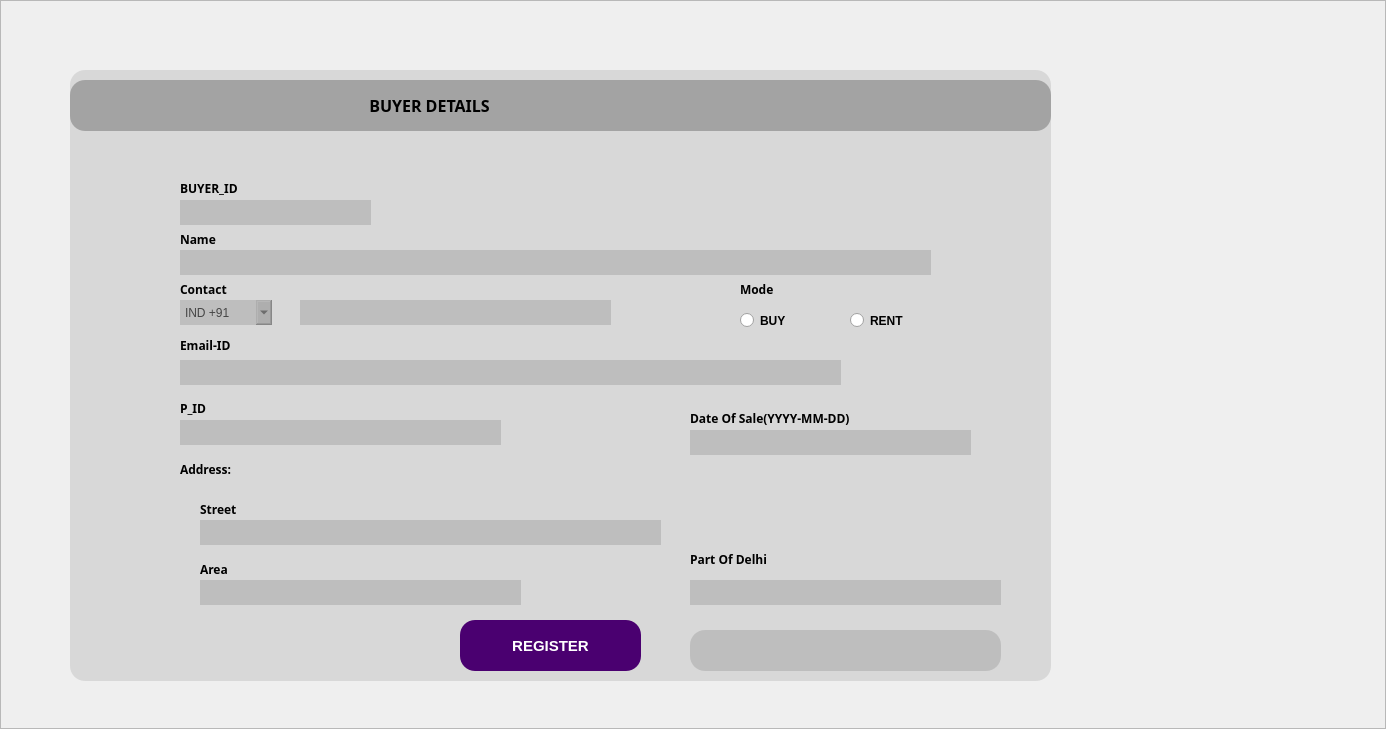
<?xml version="1.0" encoding="UTF-8"?>
<ui version="4.0">
 <class>Frame</class>
 <widget class="QFrame" name="Frame">
  <property name="geometry">
   <rect>
    <x>0</x>
    <y>0</y>
    <width>1386</width>
    <height>729</height>
   </rect>
  </property>
  <property name="windowTitle">
   <string>Frame</string>
  </property>
  <property name="frameShape">
   <enum>QFrame::StyledPanel</enum>
  </property>
  <property name="frameShadow">
   <enum>QFrame::Raised</enum>
  </property>
  <widget class="QLabel" name="label">
   <property name="geometry">
    <rect>
     <x>0</x>
     <y>-10</y>
     <width>1391</width>
     <height>741</height>
    </rect>
   </property>
   <property name="styleSheet">
    <string notr="true">background:url(:/buyer/Users/hp/Downloads/20 Spendid Purple Backgrounds for Free Download Free.jpg)</string>
   </property>
   <property name="text">
    <string/>
   </property>
   <property name="pixmap">
    <pixmap resource="form2.qrc">:/images/background.jpeg</pixmap>
   </property>
   <property name="scaledContents">
    <bool>true</bool>
   </property>
  </widget>
  <widget class="QLabel" name="label_2">
   <property name="geometry">
    <rect>
     <x>70</x>
     <y>70</y>
     <width>981</width>
     <height>611</height>
    </rect>
   </property>
   <property name="font">
    <font>
     <family>MS Shell Dlg 2</family>
     <pointsize>10</pointsize>
     <weight>9</weight>
     <italic>false</italic>
     <bold>false</bold>
    </font>
   </property>
   <property name="styleSheet">
    <string notr="true">*{
background:rgb(150,150,150,100);
border:none;
color:#464646;
font: 75 10pt &quot;MS Shell Dlg 2&quot;;
border-radius:15%;
}
QLineEdit
{
background:rgb(150,150,150,100);
border:none;
color:#464646;
font weight: bold;
border-radius:15%;
}QLabel
{
background:rgb(180, 180, 180,100);
border:none;
color:#717072;

border-radius:15%;
}
</string>
   </property>
   <property name="text">
    <string/>
   </property>
  </widget>
  <widget class="QLabel" name="label_3">
   <property name="geometry">
    <rect>
     <x>70</x>
     <y>80</y>
     <width>981</width>
     <height>51</height>
    </rect>
   </property>
   <property name="font">
    <font>
     <family>Myanmar Text</family>
     <pointsize>12</pointsize>
     <weight>75</weight>
     <bold>true</bold>
    </font>
   </property>
   <property name="styleSheet">
    <string notr="true">QLabel
{
background:rgb(225, 225, 225,100);
border:none;
color:black;

border-radius:15%;
}
#label_3
{
background: rgba(150,150,150,0.8)
}</string>
   </property>
   <property name="text">
    <string>                                                                        BUYER DETAILS</string>
   </property>
  </widget>
  <widget class="QLabel" name="label_4">
   <property name="geometry">
    <rect>
     <x>180</x>
     <y>230</y>
     <width>68</width>
     <height>19</height>
    </rect>
   </property>
   <property name="font">
    <font>
     <family>Myanmar Text</family>
     <pointsize>9</pointsize>
     <weight>75</weight>
     <bold>true</bold>
    </font>
   </property>
   <property name="text">
    <string>Name</string>
   </property>
  </widget>
  <widget class="QLineEdit" name="lineEdit">
   <property name="geometry">
    <rect>
     <x>180</x>
     <y>250</y>
     <width>751</width>
     <height>25</height>
    </rect>
   </property>
   <property name="styleSheet">
    <string notr="true">


background:rgb(150,150,150,100);
border:none;
color:#464646;
font: 75 10pt &quot;MS Shell Dlg 2&quot;;
border-radius:15%;
</string>
   </property>
  </widget>
  <widget class="QLabel" name="label_5">
   <property name="geometry">
    <rect>
     <x>180</x>
     <y>280</y>
     <width>68</width>
     <height>19</height>
    </rect>
   </property>
   <property name="font">
    <font>
     <family>Myanmar Text</family>
     <pointsize>9</pointsize>
     <weight>75</weight>
     <bold>true</bold>
    </font>
   </property>
   <property name="text">
    <string>Contact</string>
   </property>
  </widget>
  <widget class="QComboBox" name="comboBox">
   <property name="geometry">
    <rect>
     <x>180</x>
     <y>300</y>
     <width>92</width>
     <height>25</height>
    </rect>
   </property>
   <property name="styleSheet">
    <string notr="true">background:rgb(150,150,150,100);
border:none;
color:#464646;
font: 75 10pt &quot;MS Shell Dlg 2&quot;;
border-radius:15%;</string>
   </property>
   <item>
    <property name="text">
     <string>IND +91</string>
    </property>
   </item>
  </widget>
  <widget class="QLineEdit" name="lineEdit_2">
   <property name="geometry">
    <rect>
     <x>300</x>
     <y>300</y>
     <width>311</width>
     <height>25</height>
    </rect>
   </property>
   <property name="styleSheet">
    <string notr="true">background:rgb(150,150,150,100);
border:none;
color:#464646;
font: 75 10pt &quot;MS Shell Dlg 2&quot;;
border-radius:15%;</string>
   </property>
  </widget>
  <widget class="QLabel" name="label_6">
   <property name="geometry">
    <rect>
     <x>180</x>
     <y>330</y>
     <width>81</width>
     <height>31</height>
    </rect>
   </property>
   <property name="font">
    <font>
     <family>Myanmar Text</family>
     <pointsize>9</pointsize>
     <weight>75</weight>
     <bold>true</bold>
    </font>
   </property>
   <property name="text">
    <string>Email-ID</string>
   </property>
  </widget>
  <widget class="QLineEdit" name="lineEdit_3">
   <property name="geometry">
    <rect>
     <x>180</x>
     <y>360</y>
     <width>661</width>
     <height>25</height>
    </rect>
   </property>
   <property name="styleSheet">
    <string notr="true">background:rgb(150,150,150,100);
border:none;
color:#464646;
font: 75 10pt &quot;MS Shell Dlg 2&quot;;
border-radius:15%;</string>
   </property>
  </widget>
  <widget class="QLabel" name="label_7">
   <property name="geometry">
    <rect>
     <x>180</x>
     <y>460</y>
     <width>141</width>
     <height>19</height>
    </rect>
   </property>
   <property name="font">
    <font>
     <family>Myanmar Text</family>
     <pointsize>9</pointsize>
     <weight>75</weight>
     <bold>true</bold>
    </font>
   </property>
   <property name="text">
    <string>Address:</string>
   </property>
  </widget>
  <widget class="QLabel" name="label_8">
   <property name="geometry">
    <rect>
     <x>200</x>
     <y>500</y>
     <width>68</width>
     <height>19</height>
    </rect>
   </property>
   <property name="font">
    <font>
     <family>Myanmar Text</family>
     <pointsize>9</pointsize>
     <weight>75</weight>
     <bold>true</bold>
    </font>
   </property>
   <property name="text">
    <string>Street</string>
   </property>
  </widget>
  <widget class="QLineEdit" name="lineEdit_4">
   <property name="geometry">
    <rect>
     <x>200</x>
     <y>520</y>
     <width>461</width>
     <height>25</height>
    </rect>
   </property>
   <property name="styleSheet">
    <string notr="true">background:rgb(150,150,150,100);
border:none;
color:#464646;
font: 75 10pt &quot;MS Shell Dlg 2&quot;;
border-radius:15%;</string>
   </property>
  </widget>
  <widget class="QLabel" name="label_9">
   <property name="geometry">
    <rect>
     <x>200</x>
     <y>560</y>
     <width>68</width>
     <height>19</height>
    </rect>
   </property>
   <property name="font">
    <font>
     <family>Myanmar Text</family>
     <pointsize>9</pointsize>
     <weight>75</weight>
     <bold>true</bold>
    </font>
   </property>
   <property name="text">
    <string>Area</string>
   </property>
  </widget>
  <widget class="QLineEdit" name="lineEdit_5">
   <property name="geometry">
    <rect>
     <x>200</x>
     <y>580</y>
     <width>321</width>
     <height>25</height>
    </rect>
   </property>
   <property name="styleSheet">
    <string notr="true">background:rgb(150,150,150,100);
border:none;
color:#464646;
font: 75 10pt &quot;MS Shell Dlg 2&quot;;
border-radius:15%;</string>
   </property>
  </widget>
  <widget class="QLabel" name="label_10">
   <property name="geometry">
    <rect>
     <x>690</x>
     <y>550</y>
     <width>121</width>
     <height>19</height>
    </rect>
   </property>
   <property name="font">
    <font>
     <family>Myanmar Text</family>
     <pointsize>9</pointsize>
     <weight>75</weight>
     <bold>true</bold>
    </font>
   </property>
   <property name="text">
    <string>Part Of Delhi</string>
   </property>
  </widget>
  <widget class="QLineEdit" name="lineEdit_6">
   <property name="geometry">
    <rect>
     <x>690</x>
     <y>580</y>
     <width>311</width>
     <height>25</height>
    </rect>
   </property>
   <property name="styleSheet">
    <string notr="true">background:rgb(150,150,150,100);
border:none;
color:#464646;
font: 75 10pt &quot;MS Shell Dlg 2&quot;;
border-radius:15%;</string>
   </property>
  </widget>
  <widget class="QLabel" name="label_11">
   <property name="geometry">
    <rect>
     <x>740</x>
     <y>280</y>
     <width>68</width>
     <height>19</height>
    </rect>
   </property>
   <property name="font">
    <font>
     <family>Myanmar Text</family>
     <pointsize>9</pointsize>
     <weight>75</weight>
     <bold>true</bold>
    </font>
   </property>
   <property name="text">
    <string>Mode</string>
   </property>
  </widget>
  <widget class="QRadioButton" name="radioButton">
   <property name="geometry">
    <rect>
     <x>740</x>
     <y>300</y>
     <width>121</width>
     <height>41</height>
    </rect>
   </property>
   <property name="font">
    <font>
     <weight>75</weight>
     <bold>true</bold>
    </font>
   </property>
   <property name="text">
    <string>BUY</string>
   </property>
   <property name="icon">
    <iconset resource="form2.qrc">
     <normaloff>:/images/icons8-list-64.png</normaloff>:/images/icons8-list-64.png</iconset>
   </property>
  </widget>
  <widget class="QRadioButton" name="radioButton_2">
   <property name="geometry">
    <rect>
     <x>850</x>
     <y>300</y>
     <width>121</width>
     <height>41</height>
    </rect>
   </property>
   <property name="font">
    <font>
     <weight>75</weight>
     <bold>true</bold>
    </font>
   </property>
   <property name="text">
    <string>RENT</string>
   </property>
   <property name="icon">
    <iconset resource="resource/res.qrc">
     <normaloff>:/images/building-user-solid.svg</normaloff>:/images/building-user-solid.svg</iconset>
   </property>
  </widget>
  <widget class="QPushButton" name="pushButton">
   <property name="geometry">
    <rect>
     <x>460</x>
     <y>620</y>
     <width>181</width>
     <height>51</height>
    </rect>
   </property>
   <property name="font">
    <font>
     <pointsize>11</pointsize>
     <weight>75</weight>
     <bold>true</bold>
    </font>
   </property>
   <property name="autoFillBackground">
    <bool>false</bool>
   </property>
   <property name="styleSheet">
    <string notr="true">QPushButton{
background:rgb(74, 0, 112);
border-radius:15%;
color:#fff;
}
QPushButton:hover{
background:rgb(156, 78, 234);
border-radius:15%;
}
QPushButton:pressed{  padding-left:5px;
  padding-top:5px;
  background-color:rgba(105, 118, 132, 200);
}</string>
   </property>
   <property name="text">
    <string>REGISTER</string>
   </property>
  </widget>
  <widget class="QLineEdit" name="lineEdit_7">
   <property name="geometry">
    <rect>
     <x>180</x>
     <y>420</y>
     <width>321</width>
     <height>25</height>
    </rect>
   </property>
   <property name="styleSheet">
    <string notr="true">background:rgb(150,150,150,100);
border:none;
color:#464646;
font: 75 10pt &quot;MS Shell Dlg 2&quot;;
border-radius:15%;</string>
   </property>
  </widget>
  <widget class="QLineEdit" name="lineEdit_8">
   <property name="geometry">
    <rect>
     <x>180</x>
     <y>200</y>
     <width>191</width>
     <height>25</height>
    </rect>
   </property>
   <property name="styleSheet">
    <string notr="true">background:rgb(150,150,150,100);
border:none;
color:#464646;
font: 75 10pt &quot;MS Shell Dlg 2&quot;;
border-radius:15%;</string>
   </property>
  </widget>
  <widget class="QLineEdit" name="lineEdit_9">
   <property name="geometry">
    <rect>
     <x>690</x>
     <y>430</y>
     <width>281</width>
     <height>25</height>
    </rect>
   </property>
   <property name="styleSheet">
    <string notr="true">background:rgb(150,150,150,100);
border:none;
color:#464646;
font: 75 10pt &quot;MS Shell Dlg 2&quot;;
border-radius:15%;</string>
   </property>
  </widget>
  <widget class="QLabel" name="label_13">
   <property name="geometry">
    <rect>
     <x>180</x>
     <y>400</y>
     <width>55</width>
     <height>16</height>
    </rect>
   </property>
   <property name="font">
    <font>
     <family>Myanmar Text</family>
     <pointsize>9</pointsize>
     <weight>75</weight>
     <bold>true</bold>
    </font>
   </property>
   <property name="text">
    <string>P_ID</string>
   </property>
  </widget>
  <widget class="QLabel" name="label_14">
   <property name="geometry">
    <rect>
     <x>180</x>
     <y>180</y>
     <width>91</width>
     <height>16</height>
    </rect>
   </property>
   <property name="font">
    <font>
     <family>Myanmar Text</family>
     <pointsize>9</pointsize>
     <weight>75</weight>
     <bold>true</bold>
    </font>
   </property>
   <property name="text">
    <string>BUYER_ID</string>
   </property>
  </widget>
  <widget class="QLabel" name="label_15">
   <property name="geometry">
    <rect>
     <x>690</x>
     <y>410</y>
     <width>211</width>
     <height>16</height>
    </rect>
   </property>
   <property name="font">
    <font>
     <family>Myanmar Text</family>
     <pointsize>9</pointsize>
     <weight>75</weight>
     <bold>true</bold>
    </font>
   </property>
   <property name="text">
    <string>Date Of Sale(YYYY-MM-DD)</string>
   </property>
  </widget>
  <widget class="QLabel" name="label_16">
   <property name="geometry">
    <rect>
     <x>690</x>
     <y>630</y>
     <width>311</width>
     <height>41</height>
    </rect>
   </property>
   <property name="styleSheet">
    <string notr="true">
background:rgb(150,150,150,100);
border:none;
color:red;
font: 75 12pt &quot;MS Shell Dlg 2&quot;;
border-radius:15%;</string>
   </property>
   <property name="text">
    <string/>
   </property>
  </widget>
  <widget class="QLabel" name="label_12">
   <property name="geometry">
    <rect>
     <x>1040</x>
     <y>-40</y>
     <width>361</width>
     <height>251</height>
    </rect>
   </property>
   <property name="text">
    <string/>
   </property>
   <property name="pixmap">
    <pixmap resource="form2.qrc">:/removed backgroound/realtor_02-removebg-preview.png</pixmap>
   </property>
   <property name="scaledContents">
    <bool>true</bool>
   </property>
  </widget>
 </widget>
 <resources>
  <include location="form2.qrc"/>
  <include location="res.qrc"/>
  <include location="resource/res.qrc"/>
 </resources>
 <connections/>
</ui>
